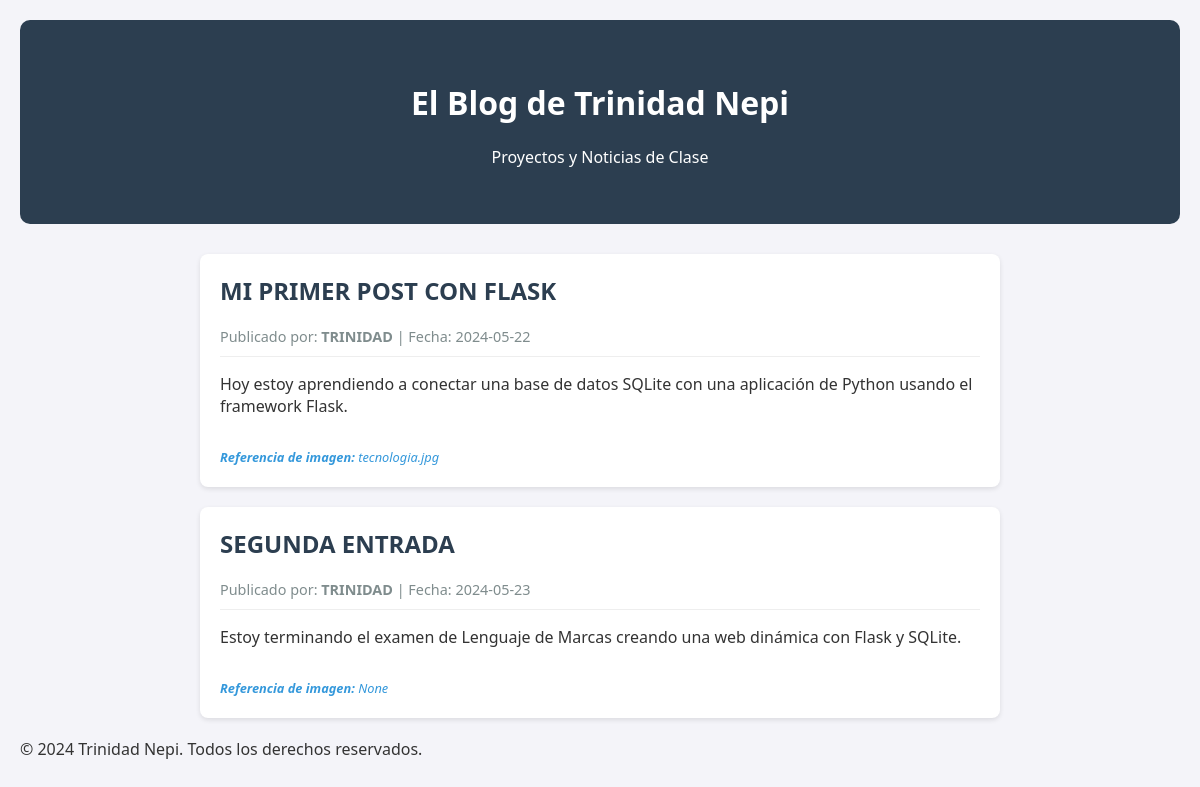
The page / on the database its author committed.
### tables this page shows
CREATE TABLE "posts" (
	"ID"	INTEGER,
	"TITULO"	TEXT,
	"FECHA"	TEXT,
	"AUTOR"	TEXT,
	"CONTENIDO"	TEXT,
	"IMAGEN"	TEXT,
	PRIMARY KEY("ID" AUTOINCREMENT)
);

### app.py (the view)
@app.route('/')
def inicio():
    mis_posts = consultar_db()
    return render_template('index.html', noticias=mis_posts)

### app.py (called while the page is built)
def consultar_db():
    conexion = sqlite3.connect('blog.db')
    conexion.row_factory = sqlite3.Row
    cursor = conexion.cursor()
    cursor.execute("SELECT * FROM posts")
    posts = cursor.fetchall()
    conexion.close()
    return posts

### templates/index.html (shortened to what this page needs)
<!DOCTYPE html>
<html lang="es">
<head>
    <link rel="stylesheet" href="{{ url_for('static', filename='estilo.css') }}">
</head>
<body>
    <header>
        <h1>El Blog de Trinidad Nepi</h1>
        <p>Proyectos y Noticias de Clase</p>
    </header>
    <div class="contenedor">
        {% for post in noticias %}
        <article>
            <h2>{{ post['TITULO'] }}</h2>
            <div class="datos-post">
                Publicado por: <strong>{{ post['AUTOR'] }}</strong> |
                Fecha: {{ post['FECHA'] }}
            </div>
            <p>{{ post['CONTENIDO'] }}</p>
            <div class="imagen-link">
                <strong>Referencia de imagen:</strong> {{ post['IMAGEN'] }}
            </div>
        </article>
        {% endfor %}
    </div>
    <footer>
        <p>&copy; 2024 Trinidad Nepi. Todos los derechos reservados.</p>
    </footer>
</body>
</html>

### static/estilo.css (style rules this page uses)
body { font-family: 'Segoe UI', Tahoma, Geneva, Verdana, sans-serif; background-color: #f4f4f9; color: #333; margin: 0; padding: 20px; }
header { text-align: center; padding: 40px; background-color: #2c3e50; color: white; border-radius: 10px; margin-bottom: 30px; }
.contenedor { max-width: 800px; margin: 0 auto; }
article { background: white; padding: 20px; margin-bottom: 20px; border-radius: 8px; box-shadow: 0 2px 5px rgba(0,0,0,0.1); }
article h2 { color: #2c3e50; margin-top: 0; }
.datos-post { font-size: 0.9rem; color: #7f8c8d; border-bottom: 1px solid #eee; padding-bottom: 10px; margin-bottom: 15px; }
.imagen-link { display: inline-block; margin-top: 15px; font-style: italic; font-size: 0.8rem; color: #3498db; }

### rows shown on the page
posts: TITULO "MI PRIMER POST CON FLASK", AUTOR "TRINIDAD", FECHA "2024-05-22", CONTENIDO "Hoy estoy aprendiendo a conectar una base de datos SQLite con una aplicación de Python usando el framework Flask.", IMAGEN "tecnologia.jpg"
posts: TITULO "SEGUNDA ENTRADA", AUTOR "TRINIDAD", FECHA "2024-05-23", CONTENIDO "Estoy terminando el examen de Lenguaje de Marcas creando una web dinámica con Flask y SQLite.", IMAGEN "None"
